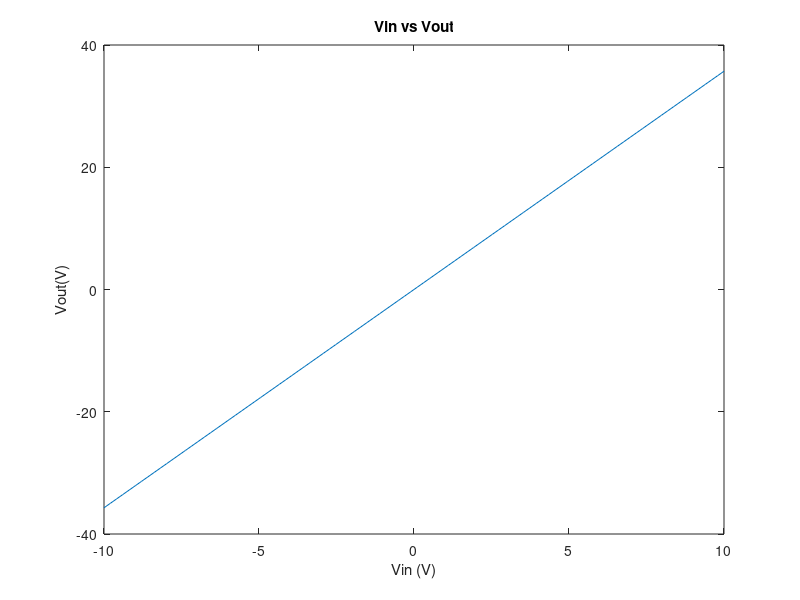
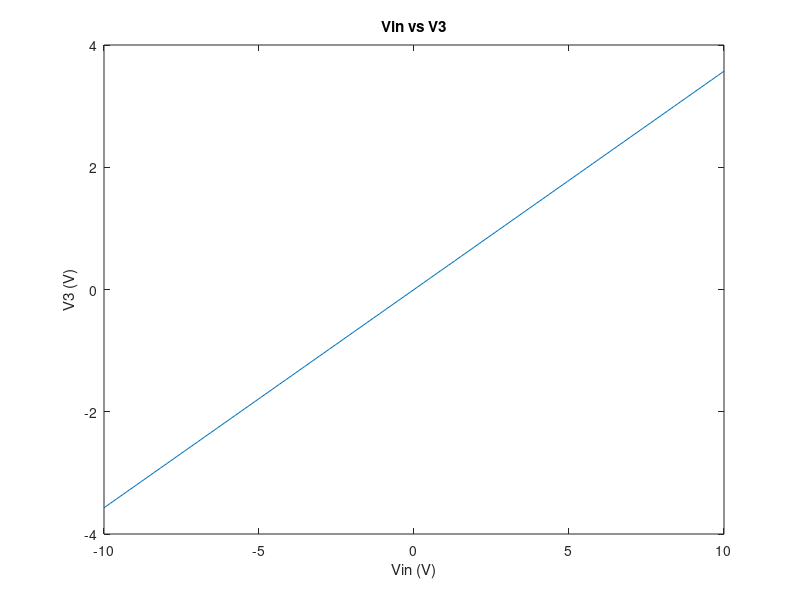
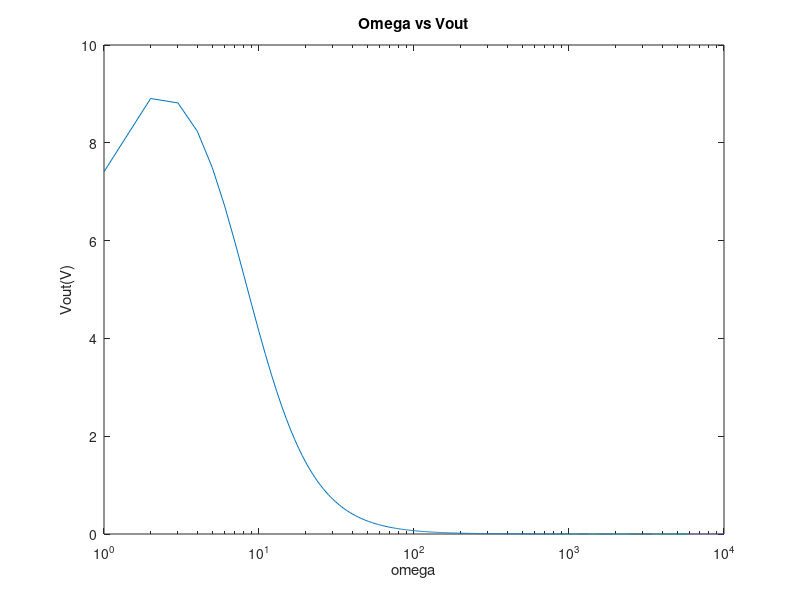
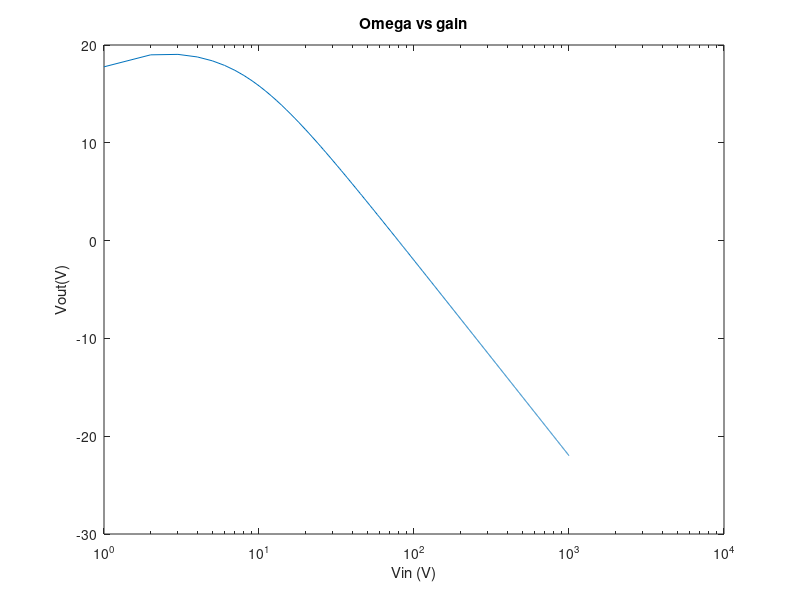

These charts were generated, in order, by the following MATLAB code: (Note: this script raises an error after producing the figures.)

clear
clc
%% Question 1 + Question 2 
% I do not want mistakes from my incomplete Assingmnet 3 to affect this to
% carry over. R3 was set to 10. 

 
%% Question 3

R1 = 1;
R2 = 2;
C = 0.25;
L = 0.2;
alpha = 100;
R4 = 0.1;
R3 = 10; 
Ro = 1000;

G = [
    1   0   0   0   0   0   0;
    -1/R2   (1/R1)+(1/R2)   -1   0   0   0   0;
    0   1   0   -1   0   0   0;
    0   0   -1   1/R3   0   0   0;
    0   0   0   0   -alpha   1   0;
    0   0   0   1/R3   -1   0   0;
    0   0   0   0   0   -1/R4   (1/R4)+(1/Ro)];

C_Mat = [
    0   0   0   0   0   0   0;
    -C   C   0   0   0   0   0;
    0   0   -L   0   0   0   0;
    0   0   0   0   0   0   0;
    0   0   0   0   0   0   0;
    0   0   0   0   0   0   0;
    0   0   0   0   0   0   0];

% V = [V2; V1; Il; V3; I3; V4; Vo]

%i DC Sweep 
Vin = linspace(-10,10,100);
Vo = zeros(100,1);
V3 = zeros(100,1); 

for i = 1:100
    F =[Vin(i); 0; 0; 0; 0; 0; 0];
    V = G\F;
    Vo(i) = V(7);
    V3(i) = V(4);
end

figure(1)
plot(Vin,Vo)
title('Vin vs Vout')
xlabel('Vin (V)')
ylabel('Vout(V)')

figure(2)
plot(Vin,V3)
title('Vin vs V3')
xlabel('Vin (V)')
ylabel('V3 (V)')


%ii AC Sweep

omega = linspace(1,1E4,10000);
Vin = 1; 
Vo = zeros(10000,1);
 F =[Vin; 0; 0; 0; 0; 0; 0];
for i = 1:1000
    V = (G +(omega(i)*2*pi*C_Mat *1j)) \F;
    Vo(i) = V(7);
end

figure(3)
semilogx(omega,Vo)
title('Omega vs Vout')
xlabel('omega')
ylabel('Vout(V)')

gain = 20*log10(abs(Vo/Vin));
figure(4)
semilogx(omega,gain)
title('Omega vs gain')
xlabel('Vin (V)')
ylabel('Vout(V)')

%iii AC Sweep2 (with random perturbations on C)

omeega = pi;

for i = 1:10000
    C_dist = normrnd(C,0.05);
    C_Mat = [
        0   0   0   0   0   0   0;
        -C_dist   C_dist   0   0   0   0   0;
        0   0   -L   0   0   0   0;
        0   0   0   0   0   0   0;
        0   0   0   0   0   0   0;
        0   0   0   0   0   0   0;
        0   0   0   0   0   0   0];
    
    V = (G +(omega(i)*2*pi*C_Mat *1j)) \F;
    Vo(i) = V(7);
end

gain = 20*log(abs(Vo/Vin));
figure(5)
histogram(gain)
title('Gain with Capacitor Noise')
xlabel('Gain (dB)');

%% Question 4a
% An RLC Circuit

%% Question 4b
% The capacitance and iductance in the cicuit are affected by the
% frequency. As the frequency is increased, the impedance of the cpacitor
% (Zc) decreases, while the impedance of the Inductor (Zl) Increases.

%% Question 4d
% Finite difference solution in the Time Domain: 

simulation_time = 1000; % run simulation for 1 second 
dt = 1; % time step 

inputA = zeros(1,1000);
Vpre = zeros(7,1); %V(i-1)
% start simulation 
for time = dt:dt:simulation_time
   
    % input A: step that transitions from 0 to 1 at t=0.03s
    if time < 30
        input_A(1,time) = 0;
    else 
        input_A(1,time) = 1; 
    end
    
     F =[input_A(1,time); 0; 0; 0; 0; 0; 0];
     
     Vout = (G +C)\ (C.*Vpre) + F;
     Vout1_store(1,time) = Vout(7);
     
     Vpre = Vout;
end

Time = linspace(dt,simulation_time,simulation_time);

figure(6)
plot(Time,input_A)
hold on;
plot(Time,abs(Vout1_store))
xlim([0 1000])
ylim([0 1.2])
xlabel('Time (ms)')
ylabel('Voltage(V)')
hold off
legend('Vin','Vout')

  % input B: sin(2?f t) function with f = 1/(0.03) 
input_B = zeros(1,1000);
Vpre = zeros(7,1); %V(i-1)
f = 1/30;
   
% start simulation 
for time = dt:dt:simulation_time
   
     input_B(time) = sin(2*pi*f*time);
    
     F =[input_B(1,time); 0; 0; 0; 0; 0; 0];
     
     Vout = (G +C)\ (C.*Vpre) + F;
     Vout2_store(1,time) = Vout(7);
     
     Vpre = Vout;
end

Time = linspace(dt,simulation_time,simulation_time);

figure(7)
plot(Time,input_B)
hold on;
plot(Time,abs(Vout2_store))
xlim([0 100])
ylim([-1.1 1.1])
xlabel('Time (ms)')
ylabel('Voltage(V)')
hold off
legend('Vin','Vout')


    
% input C: A guassian pulse with a magnitude of 1, std dev. of 0.03s
% and a delay of 0.06s
input_C = zeros(1,1000);
   
% start simulation 
for time = dt:dt:simulation_time
   
    input_C(1,time) = (exp(-2*log(2)*(time-60).^2/(30)^2)).*cos(-2*pi*f*(time-60));
    
     F =[input_C(1,time); 0; 0; 0; 0; 0; 0];
     
     Vout = (G +C)\ (C.*Vpre) + F;
     Vout3_store(1,time) = Vout(7);
     
     Vpre = Vout;
end

Time = linspace(dt,simulation_time,simulation_time);

figure(8)
plot(Time,input_C)
hold on;
 plot(Time,abs(Vout3_store))
  xlim([0 200])
%  ylim([-1.1 1.1])
xlabel('Time (ms)')
ylabel('Voltage(V)')
hold off
legend('Vin','Vout')


% Frequncy Plots 
A_fin = fftshift(fft(input_A));
B_fin = fftshift(fft(input_B)); 
C_fin = fftshift(fft(input_C));

A_fout = fftshift(fft(Vout1_store));
B_fout = fftshift(fft(Vout2_store));
C_fout = fftshift(fft(Vout3_store));

figure(9)
plot(Time,A_fin)
hold on
plot(Time,A_fout)
hold off
title('Fourier Transform: Step Input')
xlabel('Frequency')
ylabel('Magnitude')
legend('Input','Output')

figure(10)
plot(Time,B_fin)
hold on
plot(Time,B_fout)
hold off
title('Fourier Transform: Sine Wave Input')
xlabel('Frequency')
ylabel('Magnitude')
legend('Input','Output')

figure(11)
plot(Time,C_fin)
hold on
plot(Time,C_fout)
hold off
title('Fourier Transform: Gaussian Pulse Input')
xlabel('Frequency')
ylabel('Magnitude')
legend('Input','Output')


%% Question 5

Cn = 0.00001
In = 0,001 % initial I0
G = [
    1   0   0   0   0   0   0;
    -1/R2   (1/R1)+(1/R2)   -1   0   0   0   0;
    0   1   0   -1   0   0   0;
    0   0   -1   1/R3   In   0   0;
    0   0   0   0   -alpha   1   0;
    0   0   0   1/R3   -1   0   0;
    0   0   0   0   0   -1/R4   (1/R4)+(1/Ro)];

C_Mat = [
    0   0   0   0   0   0   0;
    -C   C   0   0   0   0   0;
    0   0   -L   0   0   0   0;
    0   0   0   Cn   0   0   0;
    0   0   0   0   0   0   0;
    0   0   0   0   0   0   0;
    0   0   0   0   0   0   0];

% V = [V2; V1; Il; V3; I3; V4; Vo]

for time = dt:dt:simulation_time
   
    input_C(1,time) = (exp(-2*log(2)*(time-60).^2/(30)^2)).*cos(-2*pi*f*(time-60));
    
     F =[input_C(1,time); 0; 0; 0; 0; 0; 0];
     
     Vout = (G +C)\ (C.*Vpre) + F;
     Vout3_store(1,time) = Vout(7);
     
     Vpre = Vout;
     In = normrnd(0.001,0.01);
end

Time = linspace(dt,simulation_time,simulation_time);

figure(12)
plot(Time,input_C)
hold on;
plot(Time,abs(Vout3_store))
  xlim([0 200])
%  ylim([-1.1 1.1])
title('Vout and Vin w/ Cn and random In')
xlabel('Time (ms)')
ylabel('Voltage(V)')
hold off
legend('Vin','Vout')

figure(13)
plot(Time,fft(Vout3_store))
%  ylim([-1.1 1.1])
title('Fourier Transform of Output')
xlabel('Time (ms)')
ylabel('Voltage(V)')
hold off
dt = 100;
for time = 1:dt:simulation_time
   
    input_C(1,time) = (exp(-2*log(2)*(time-60).^2/(30)^2)).*cos(-2*pi*f*(time-60));
    
     F =[input_C(1,time); 0; 0; 0; 0; 0; 0];
     
     Vout = (G +C)\ (C.*Vpre) + F;
     Vout3_store(1,time) = Vout(7);
     
     Vpre = Vout;
     In = normrnd(0.001,0.01);
end

Time = linspace(dt,simulation_time,simulation_time);

figure(14)
plot(Time,input_C)
hold on;
plot(Time,abs(Vout3_store))
  xlim([0 200])
%  ylim([-1.1 1.1])
title('Vout and Vin w/ Cn and random In (1/100 time step')
xlabel('Time (ms)')
ylabel('Voltage(V)')
hold off
legend('Vin','Vout')

figure(15)
plot(Time,fft(Vout3_store))
%  ylim([-1.1 1.1])
title('Fourier Transform of Output (1/100 time step)')
xlabel('Time (ms)')
ylabel('Voltage(V)')
hold off
dt = 10;
for time = 1:dt:simulation_time
   
    input_C(1,time) = (exp(-2*log(2)*(time-60).^2/(30)^2)).*cos(-2*pi*f*(time-60));
    
     F =[input_C(1,time); 0; 0; 0; 0; 0; 0];
     
     Vout = (G +C)\ (C.*Vpre) + F;
     Vout3_store(1,time) = Vout(7);
     
     Vpre = Vout;
     In = normrnd(0.001,0.01);
end

Time = linspace(dt,simulation_time,simulation_time);

figure(16)
plot(Time,input_C)
hold on;
plot(Time,abs(Vout3_store))
  xlim([0 200])
%  ylim([-1.1 1.1])
title('Vout and Vin w/ Cn and random In (1/10s step')
xlabel('Time (ms)')
ylabel('Voltage(V)')
hold off
legend('Vin','Vout')

figure(17)
plot(Time,fft(Vout3_store))
%  ylim([-1.1 1.1])
title('Fourier Transform of Output (1/10s Time step)')
xlabel('Time (ms)')
ylabel('Voltage(V)')
hold off

